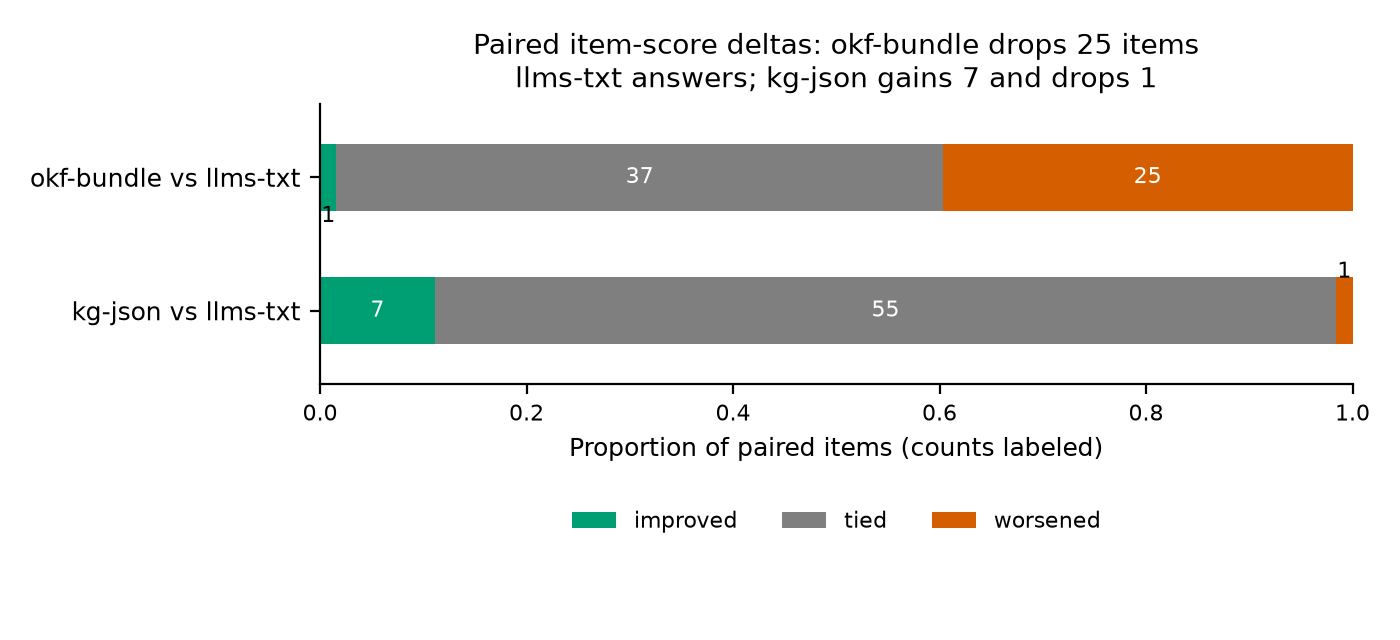

Reproduce this figure in Python.
"""Figure 3: paired per-item item-score deltas between arms.

Regenerate: uv run --with matplotlib python figures/fig3-per-question-deltas.py
Reads only committed results/raw-v2/<arm>/run-*.json records (item_score
bool), pairing runs by the run-NNN.json suffix. Shows stacked proportions
of items improved / tied / worsened for kg-json vs llms-txt and
okf-bundle vs llms-txt. Exits gracefully if results/raw-v2/ has no
records yet.
"""

import json
import pathlib
import re

import matplotlib

matplotlib.use("Agg")
import matplotlib.pyplot as plt

RAW = pathlib.Path(__file__).resolve().parents[1] / "results" / "raw-v2"
BASE_ARM = "llms-txt"
COMPARISONS = ["kg-json", "okf-bundle"]
IDX_RE = re.compile(r"run-(\d+)\.json$")


def load_item_score(arm):
    by_item = {}
    for path in sorted((RAW / arm).glob("run-*.json")):
        rec = json.loads(path.read_text())
        idx = rec.get("question_index")
        if idx is None:
            match = IDX_RE.search(path.name)
            if not match:
                continue
            idx = int(match.group(1))
        by_item[int(idx)] = bool(rec["item_score"])
    return by_item


def delta_counts(treatment, base):
    improved = tied = worsened = 0
    for q in sorted(set(treatment) & set(base)):
        t_val, b_val = treatment[q], base[q]
        if t_val and not b_val:
            improved += 1
        elif b_val and not t_val:
            worsened += 1
        else:
            tied += 1
    return improved, tied, worsened


def main():
    if not list(RAW.glob("*/run-*.json")):
        print("no records under results/raw-v2/ yet; run the bench first "
              "(recipe/run-bench.sh)")
        return
    base = load_item_score(BASE_ARM)
    if not base:
        print(f"no records under results/raw-v2/{BASE_ARM}/ yet")
        return

    labels, counts = [], []
    for arm in COMPARISONS:
        treat = load_item_score(arm)
        pair = sorted(set(treat) & set(base))
        if not pair:
            print(f"no shared items between {BASE_ARM} and {arm}")
            continue
        labels.append(f"{arm} vs {BASE_ARM}")
        counts.append(delta_counts(treat, base))

    if not labels:
        return

    fig, ax = plt.subplots(figsize=(7.0, 3.2), dpi=200)
    for spine in ("top", "right"):
        ax.spines[spine].set_visible(False)
    ys = range(len(labels))
    left = [0.0] * len(labels)
    segments = [
        ("improved", 1, "#009E73"),
        ("tied", 2, "#7f7f7f"),
        ("worsened", 3, "#D55E00"),
    ]
    for name, idx, color in segments:
        vals = [c[idx - 1] / sum(c) for c in counts]
        ax.barh(ys, vals, left=left, height=0.5, color=color, label=name)
        for y, (v, l, c) in enumerate(zip(vals, left, counts)):
            n = c[idx - 1]
            if v > 0.03:
                ax.annotate(f"{n}", (l + v / 2.0, y), ha="center",
                            va="center", fontsize=8, color="#ffffff")
            elif n > 0:
                ax.annotate(f"{n}", (l + v / 2.0, y), ha="center",
                            va="center", fontsize=8, color="#000000",
                            xytext=(0, 14 if y == 0 else -14),
                            textcoords="offset points")
        left = [l + v for l, v in zip(left, vals)]
    ax.set_yticks(list(ys))
    ax.set_yticklabels(labels, fontsize=9)
    ax.set_xlim(0, 1.0)
    ax.set_ylim(-0.55, len(labels) - 0.45)
    ax.set_xlabel("Proportion of paired items (counts labeled)",
                  fontsize=9)
    ax.tick_params(axis="x", labelsize=8)
    ax.set_title("Paired item-score deltas: okf-bundle drops 25 items\n"
                 "llms-txt answers; kg-json gains 7 and drops 1", fontsize=10)
    ax.legend(fontsize=8, loc="upper center", bbox_to_anchor=(0.5, -0.38),
              ncol=3, frameon=False)
    fig.subplots_adjust(bottom=0.32)
    fig.tight_layout(rect=(0, 0.06, 1, 1))
    out = pathlib.Path(__file__).resolve().parent / "fig3-per-question-deltas.png"
    fig.savefig(out)
    print(f"wrote {out}")


if __name__ == "__main__":
    main()
